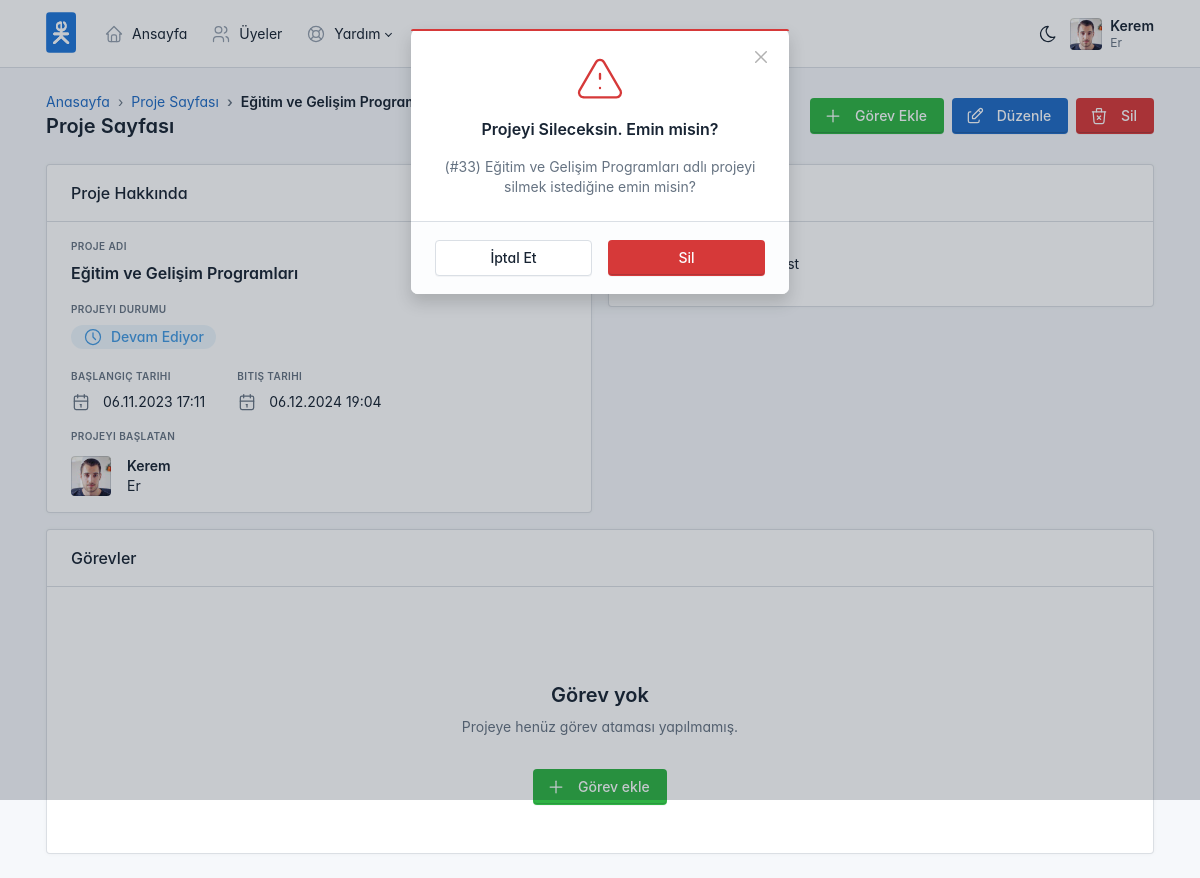
Screenshot of /proje.php?id=33&sil_onay=1 (signed in) with the database file from the repository.
### tables this page shows
CREATE TABLE `projeler` (
  `id` int NOT NULL,
  `ekleyen` int NOT NULL,
  `name` varchar(255) NOT NULL,
  `start` int NOT NULL,
  `end` int NOT NULL,
  `status` int NOT NULL,
  `content` varchar(255) NOT NULL
);

CREATE TABLE `users` (
  `id` int NOT NULL,
  `username` varchar(255) NOT NULL,
  `password` varchar(255) NOT NULL,
  `name` varchar(255) NOT NULL,
  `surname` varchar(255) NOT NULL,
  `sex` varchar(255) NOT NULL
);

### proje.php (shortened to what this page needs)
<?php
include_once "dist/inc/config.php";
include("header.php");
?>
<div class="page-wrapper">
<?php if (isset($_GET['id'])) {
    $projeID = $_GET['id'];
    $projeSorgu = "SELECT p.*, u.id as ekleyen_id, u.name as ekleyen_name, u.surname as ekleyen_surname, u.sex as ekleyen_sex
               FROM projeler p
               JOIN users u ON p.ekleyen = u.id
               WHERE p.id = $projeID";
    $projeSonuc = $mysqli->query($projeSorgu);
    if ($projeSonuc->num_rows > 0) {
        $proje = $projeSonuc->fetch_assoc();
?>
    <div class="page-header d-print-none">
        <div class="container-xl">
            <div class="row g-2 align-items-center">
                <div class="col-12 col-lg">
                    <ol class="breadcrumb breadcrumb-arrows" aria-label="breadcrumbs">
                        <li class="breadcrumb-item"><a href="./index.php">Anasayfa</a></li>
                            <li class="breadcrumb-item"><a href="./proje.php?id=<?php echo $proje['id'];?>">Proje Sayfası</a></li>
                        <li class="breadcrumb-item active" aria-current="page"><a href="#"><?php echo $proje['name']; ?></a></li>
                    </ol>
                    <h2 class="page-title">
                        Proje Sayfası
                    </h2>
                </div>
                <div class="col-auto ms-auto d-print-none">
                    <div class="btn-list">
                      <a href="#" class="btn btn-success d-none d-sm-inline-block" data-bs-toggle="modal"
                            data-bs-target="#gorevekle">
                            <svg xm<svg xmlns="http://www.w3.org/2000/svg" class="icon" width="24" height="24" viewBox="0 0 24 24" stroke-width="2" stroke="currentColor" fill="none" stroke-linecap="round" stroke-linejoin="round"><path stroke="none" d="M0 0h24v24H0z" fill="none"></path><path d="M12 5l0 14"></path><path d="M5 12l14 0"></path></svg>
                            Görev Ekle
                        </a>
                        <a href="#" class="btn btn-primary d-none d-sm-inline-block" data-bs-toggle="modal"
                            data-bs-target="#p_duzenle">
                            Düzenle
                        </a>
                        <a href="#" class="btn btn-danger d-none d-sm-inline-block" data-bs-toggle="modal"
                            data-bs-target="#p_sil">
                            Sil
                        </a>
                    </div>
                </div>
            </div>
        </div>
    </div>
    <div class="page-body">
        <div class="container-xl">
            <div class="row">
                <div class="col-12 col-lg">
                    <div class="card">
                        <div class="card-header">
                            <h3 class="card-title">Proje Hakkında</h3>
                        </div>
                        <div class="card-body">
                            <div class="datagrid-item mb-3">
                                <div class="datagrid-title mb-2">Proje Adı</div>
                                <div class="datagrid-content fs-3 fw-semibold"><?php echo $proje['name']; ?></div>
                            </div>
                            <div class="datagrid-item my-3">
                                <div class="datagrid-title mb-2">Projeyi Durumu</div>
                                <div class="datagrid-content">
                                    <div class="align-items-center">
                                    <?php echo status_index($proje['status']); ?>
                                    </div>
                                </div>
                            </div>
                            <div class="row gx-5">
                                <div class="col-md-auto">
                                    <div class="datagrid-item mb-3">
                                        <div class="datagrid-title mb-2">Başlangıç Tarihi</div>
                                        <div class="datagrid-content">
                                            <?php echo date('d.m.Y H:i', $proje['start']); ?>
                                        </div>
                                    </div>
                                </div>
                                <div class="col-md-auto">
                                    <div class="datagrid-item mb-3">
                                        <div class="datagrid-title mb-2">Bitiş Tarihi</div>
                                        <div class="datagrid-content">
                                            <?php echo date('d.m.Y H:i', $proje['end']); ?>
                                        </div>
                                    </div>
                                </div>
                            </div>
                            <div class="datagrid-item">
                                <div class="datagrid-title">Projeyi Başlatan</div>
                                <div class="datagrid-content">
                                    <div class="align-items-center">
                                        <?php echo '<a href="uye.php?id=' . $proje['ekleyen_id'] . '" class="text-reset d-inline-block mt-2"><div class="row"><div class="col-auto"><span class="avatar rounded" style="background-image: url(./static/avatars/'.$proje['ekleyen_sex'].')"></span></div><div class="col"><span class="fw-bold d-block">'. $proje['ekleyen_name'] . '</span>' . $proje['ekleyen_surname'] . '</div></div></a>'; ?>
                                    </div>
                                </div>
                            </div>
                        </div>
                    </div>
                </div>
                <div class="col-12 col-lg mt-3 mt-lg-0">
                <div class="card">
                        <div class="card-header">
                            <h3 class="card-title">Proje İçeriği</h3>
                        </div>
                        <div class="card-body">
                            <div class="datagrid-item my-3">
                                <div class="datagrid-content">
                                <?php echo $proje['content']; ?>
                                </div>
                            </div>
                        </div>
                    </div>
                </div>
            </div>
            <div class="card mt-3">
              <div class="card-header">
                <h3 class="card-title">Görevler</h3>
              </div>
              <div class="card-table table-responsive">
                <?php
                  $projeID = isset($_GET['id']) ? intval($_GET['id']) : 0;
                  $query = "SELECT g.*, u.name as sorumlu_name, u.surname as sorumlu_surname, u.sex as sorumlu_avatar
                            FROM gorevler g
                            JOIN users u ON g.sorumlu = u.id
                            WHERE g.proje_id = ?
                            ORDER BY id DESC";
                  $stmt = $mysqli->prepare($query);
                  $stmt->bind_param("i", $projeID);
                  $stmt->execute();
                  $result = $stmt->get_result();
                  if ($result->num_rows > 0) :
                ?>
                <table class="table table-vcenter">
                  <thead>
                    <tr>
                      <th>Sorumlular            </th>
                      <th>Görev</th>
                      <th class="text-center">Durum</th>
                      <th class="text-center">Başlangıç</th>
                      <th class="text-center">Bitiş</th>
                      <th class="text-center" colspan="2">Eylem</th>
                    </tr>
                  </thead>
                  <tbody>
                  <?php while ($row = $result->fetch_assoc()) { ?>
                      <tr>
                          <td>
                            <?php
                            $row['sorumlu'] = explode(',', $row['sorumlu']);
                        if (is_array($row['sorumlu'])) {
                            foreach ($row['sorumlu'] as $sorumluID) {
                                $sorumluQuery = "SELECT id, name, surname, sex FROM users WHERE id = ?";
                                $sorumluStmt = $mysqli->prepare($sorumluQuery);
                                $sorumluStmt->bind_param("i", $sorumluID);
                                $sorumluStmt->execute();
                                $sorumluResult = $sorumluStmt->get_result();
                                if ($sorumluRow = $sorumluResult->fetch_assoc()) { ?>
                                    <a class="d-inline-block" href="uye.php?id=<?php echo $sorumluRow['id'] ?>" data-bs-toggle="tooltip" data-bs-html="true" title="<span class='fw-bold'><?php echo $sorumluRow['name']; ?></span> <?php echo $sorumluRow['surname']; ?>" data-bs-placement="top" ><img src="./static/avatars/<?php echo $sorumluRow['sex']; ?>" class="avatar avatar-sm rounded-circle"></a>
                                <?php }
                                $sorumluStmt->close();
                            }
                        } else {
                            echo "Sorumlu: " . $row['sorumlu_name'] . ' ' . $row['sorumlu_surname'] . "<br>";
                        }
                        ?>
                          </td>
                          <td class="td-truncate">
                              <div class="text-truncate">
                                  <div class="text-secondary text-truncate mt-n1">
                                      <?php echo str_replace(['<p>', '</p>'], '', $row['gorev']); ?> (#<?php echo $row['id']; ?>)
                                  </div>
                              </div>
                          </td>
                          <td class="text-center ">
                            <?php echo status($row['durum'], $row['end']) ?>
                          </td>
                          <td class="text-nowrap text-secondary"><?php echo date("d.m.Y H:i", $row['start']); ?></td>
                          <td class="text-nowrap text-secondary"><?php echo date("d.m.Y H:i", $row['end']); ?></td>
                          <td>
                            <a href="./g_duzenle.php?id=<?php echo $row['id'];?>" class="btn btn-outline-primary btn-sm d-inline me-2">Düzenle</a><a href="./g_duzenle.php?id=<?php echo $row['id'];?>&sil_onay=1" class="btn btn-outline-danger btn-sm d-inline">Sil</a>
                        </td>
                      </tr>
                  <?php } ?>
                  </tbody>
                </table>
                <?php else : ?>
                  <div class="empty">
                    <p class="empty-title">Görev yok</p>
                    <p class="empty-subtitle text-secondary">
                      Projeye henüz görev ataması yapılmamış.
                    </p>
                    <div class="empty-action">
                    <a href="#" class="btn btn-success d-none d-sm-inline-block" data-bs-toggle="modal" data-bs-target="#gorevekle">
                        <svg xmlns="http://www.w3.org/2000/svg" class="icon" width="24" height="24" viewBox="0 0 24 24" stroke-width="2" stroke="currentColor" fill="none" stroke-linecap="round" stroke-linejoin="round"><path stroke="none" d="M0 0h24v24H0z" fill="none"></path><path d="M12 5l0 14"></path><path d="M5 12l14 0"></path></svg>
                        Görev ekle
                      </a>
                    </div>
                  </div>
                <?php endif; ?>
              </div>
            </div>
          </div>
        </div>
    </div>
    <?php
    } else {
            echo '<p>Proje bulunamadı.</p>';
        }
    } else {
        echo '<p>Proje ID belirtilmedi.</p>';
    }
    ?>
    <?php include("template-projeduzenle.php") ?>
    <?php include("footer.php") ?>

### template-projeduzenle.php (shortened to what this page needs)
<form action="./proje.php?id=<?php echo $projeID ?>" method="POST">
<div class="modal" id="p_sil" tabindex="-1">
    <div class="modal-dialog modal-sm" role="document">
        <div class="modal-content">
        <button type="button" class="btn-close" data-bs-dismiss="modal" aria-label="Close"></button>
        <div class="modal-status bg-danger"></div>
        <div class="modal-body text-center py-4">
            <h3>Projeyi Sileceksin. Emin misin?</h3>
            <div class="text-secondary">(<?php echo '#'.$proje['id'];?>) <?php echo $proje['name']; ?> adlı projeyi silmek istediğine emin misin?</div>
        </div>
        <div class="modal-footer">
            <div class="w-100">
            <div class="row">
                <div class="col"><a href="#" class="btn w-100" data-bs-dismiss="modal">
                    İptal Et
                </a></div>
                <div class="col">
                    <button type="submit" name="sil" class="btn btn-danger w-100 btn-sil" >
                    Sil
                    </button>
                </div>
            </div>
            </div>
        </div>
        </div>
    </div>
</div>
</form>

### header.php (style rules this page uses)
:root { --tblr-font-sans-serif: 'Inter Var', -apple-system, BlinkMacSystemFont, San Francisco, Segoe UI, Roboto, Helvetica Neue, sans-serif; }
body { font-feature-settings: "cv03", "cv04", "cv11"; }

### rows the page displays
projeler: name "Eğitim ve Gelişim Programları", start "06.11.2023 17:11", end "06.12.2024 19:04", users.sex (picture), users.name "Kerem", users.surname "Er", id "33"

### other values shown
$_SESSION['username']['name'] "Kerem"
$_SESSION['username']['surname'] "Er"
